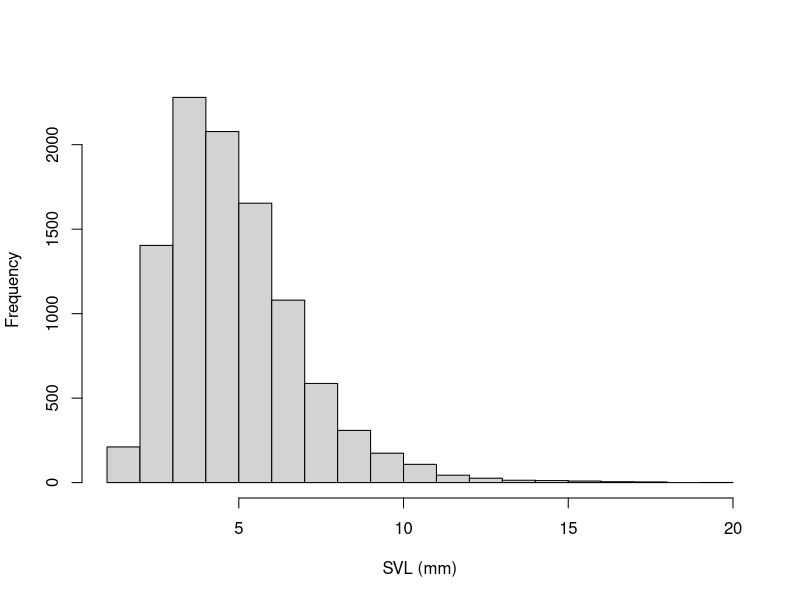
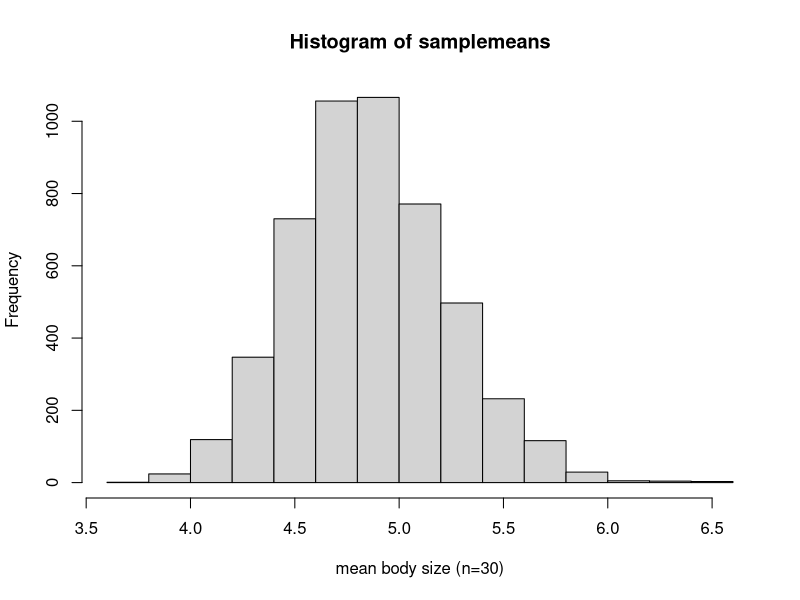
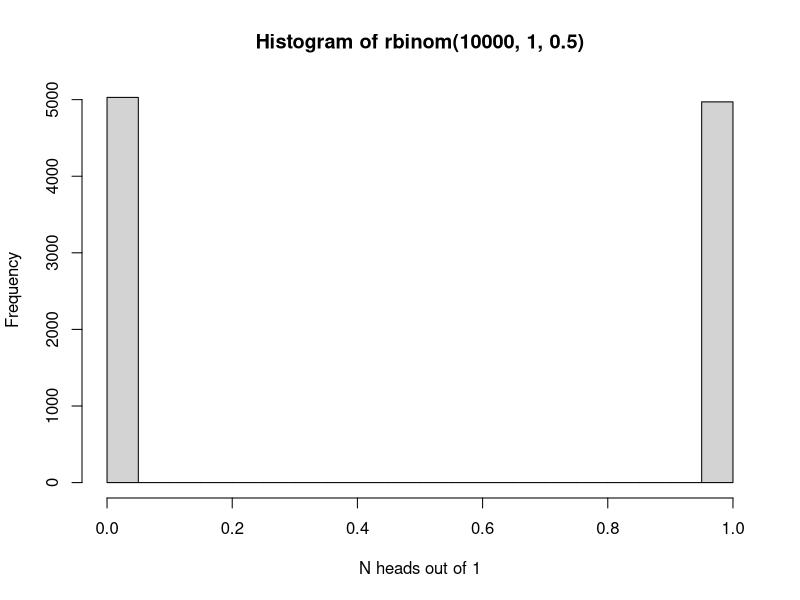
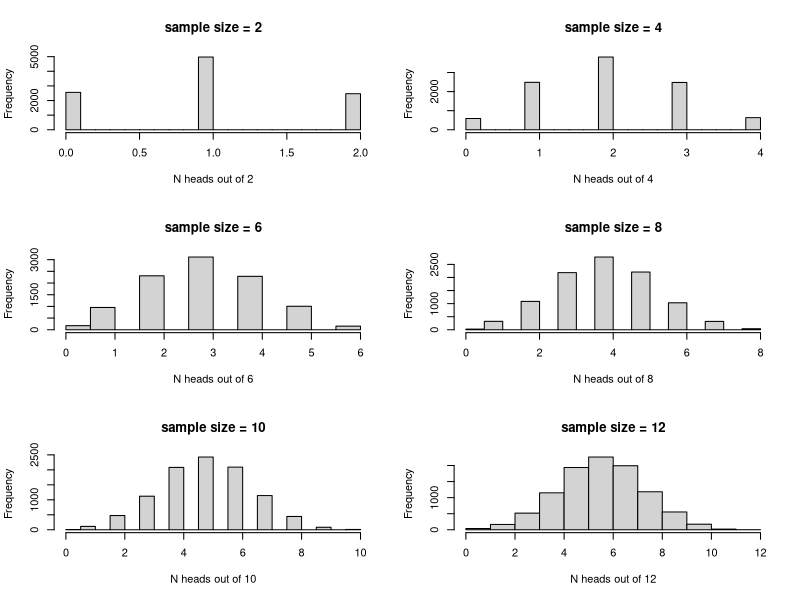
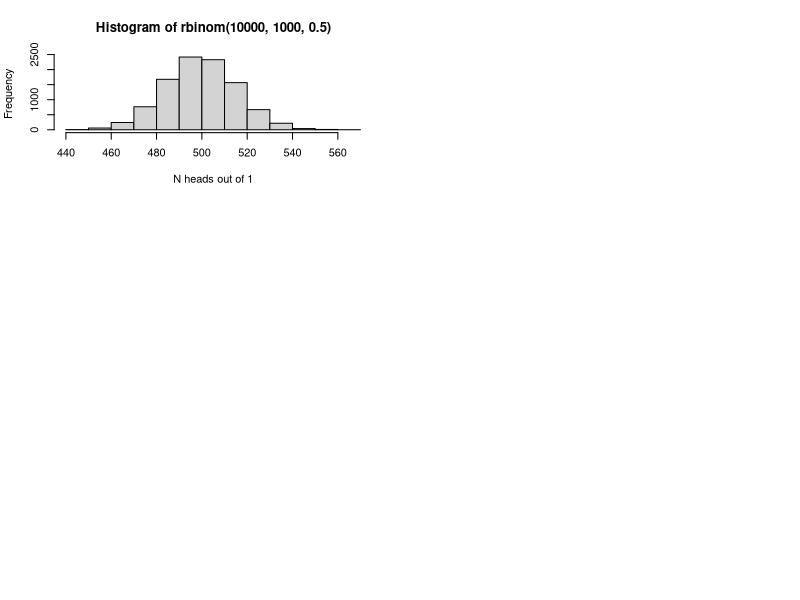
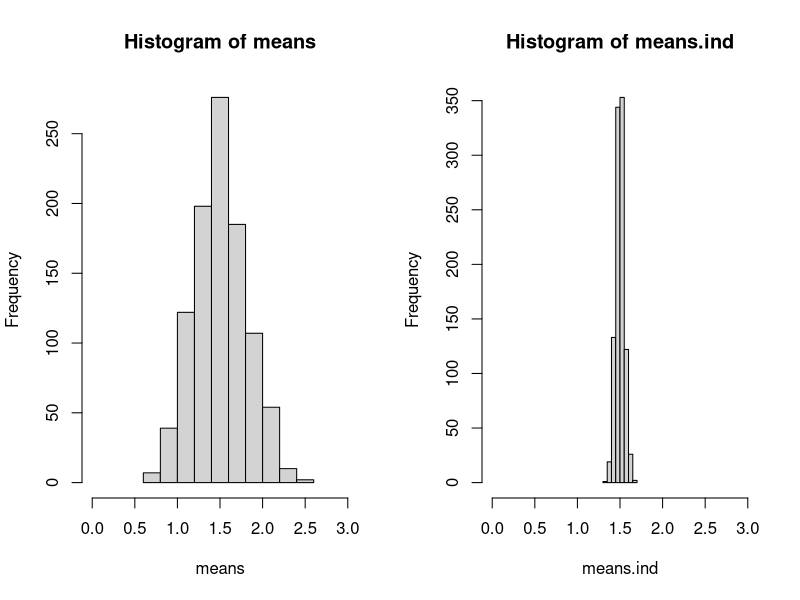
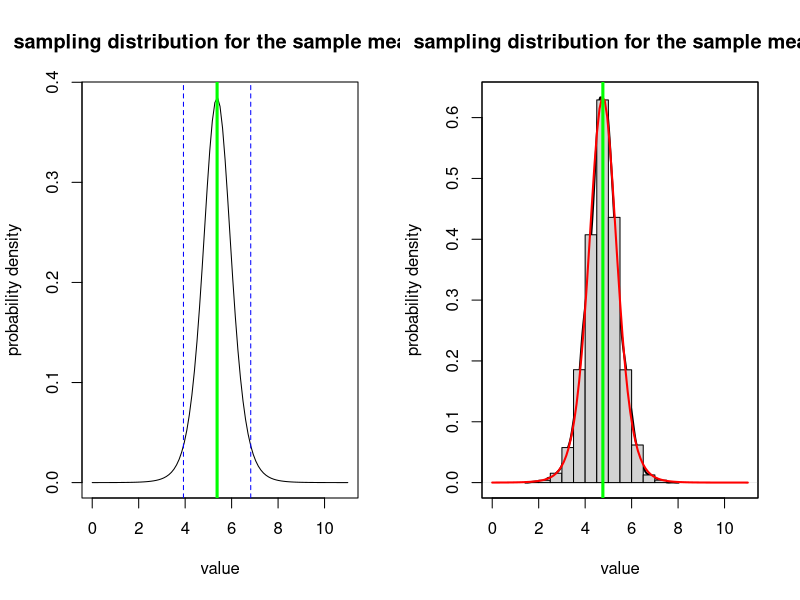
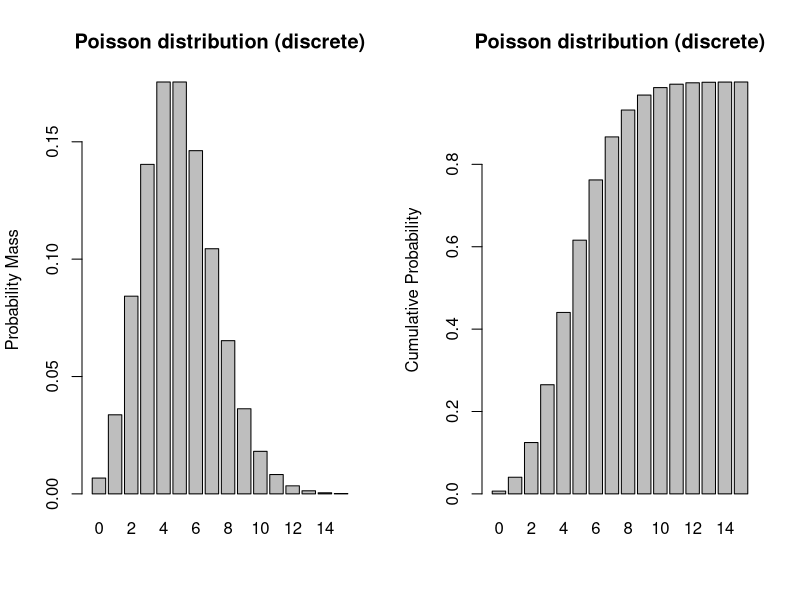

The R script that drew these images, in order:
## ---- chunk 1

knitr::opts_chunk$set(echo = TRUE, cache = TRUE)

## ---- chunk 2

##  NRES 710, Lecture 2                               
##    University of Nevada, Reno                       
##    Sampling distributions                                      

## ---- chunk 3

#### ALL FROGS IN CA

allfrogs.bodysize <- rlnorm(10000,1.5,0.4)        # statistical 'population'
hist(allfrogs.bodysize,main="",xlab="SVL (mm)")   # plot out histogram

truemean_SVL <- mean(allfrogs.bodysize)           # the 'parameter'
truemean_SVL 

## ---- chunk 4

mysample <- sample(allfrogs.bodysize,10)    # take sample of size 10 (10 frogs measured)
mean(mysample)   # compute the sample mean


## ---- chunk 5

mysample <- sample(allfrogs.bodysize,20)    # take sample of size 20 (20 frogs measured)
mean(mysample)   # compute the sample mean


## ---- chunk 6

lotsofsamples <- list()

for(s in 1:5000){
  lotsofsamples[[paste0("sample",s)]] <- sample(allfrogs.bodysize,30)    # take sample of size 30 (20 frogs measured)
}

lotsofsamples$sample1
lotsofsamples$sample99
lotsofsamples$sample732

## ---- chunk 7

samplemeans <- sapply(lotsofsamples,mean)

hist(samplemeans,xlab="mean body size (n=30)")

## ---- chunk 8

hist(rbinom(10000,1,.5),xlab="N heads out of 1")

## ---- chunk 9
par(mfrow=c(3,2))
for(i in seq(2,12,2)){
   hist(rbinom(10000,i,.5),main=paste0("sample size = ",i),xlab=sprintf("N heads out of %s",i)) 
}

## ---- chunk 10

hist(rbinom(10000,1000,.5),xlab="N heads out of 1")

## ---- chunk 11

# pseudoreplication demonstration

meansize.allfrogs <- 1.5    # population mean 
sdsize.allfrogs <- 0.5     # population sd
sdsize.amongpond <- 0.44   # standard deviation among ponds 

nponds <- 5000   # total number of ponds in the population
nfrogs.perpond <- 1000    # 1000 frogs in each pond


## ---- chunk 12

pondmeans <- rnorm(nponds,meansize.allfrogs,sdsize.amongpond)
 # hist(pondmeans)
allfrogs <- sapply(pondmeans, function(t) rnorm(nfrogs.perpond,t,sqrt(sdsize.allfrogs^2-sdsize.amongpond^2)) )
rownames(allfrogs) <- paste0("frog",1:(nfrogs.perpond))
colnames(allfrogs) <- paste0("pond",1:nponds)

  # confirm that population mean and standard deviation are as specified
sd(allfrogs)
mean(allfrogs)

## ---- chunk 13

nponds.sampled <- 2
nsamp.perpond <- 50 

ponds.sampled <- sample(1:nponds,nponds.sampled)
frogs.sampled <- replicate(nponds.sampled,sample(1:nfrogs.perpond,nsamp.perpond))

thissamp <- sapply(1:nponds.sampled,function(t) allfrogs[frogs.sampled[,t],ponds.sampled[t]])
rownames(thissamp) <- paste0("frog",1:(nsamp.perpond))
colnames(thissamp) <- paste0("pond",1:nponds.sampled)

head(thissamp)

## ---- chunk 14

test <- t.test(as.vector(thissamp),mu=1.5,alternative="greater")
test

## ---- chunk 15

means <- numeric(1000)
means.ind <- numeric(1000)

ttest <- numeric(1000)
ttest.ind <- numeric(1000)

for(scenario in 1:1000){
  ponds.sampled <- sample(1:nponds,nponds.sampled)
  frogs.sampled <- replicate(nponds.sampled,sample(1:nfrogs.perpond,nsamp.perpond))
  
  thissamp <- sapply(1:nponds.sampled,function(t) allfrogs[frogs.sampled[,t],ponds.sampled[t]])
  thissamp.ind <- matrix(sample(allfrogs,nsamp.perpond*nponds.sampled),ncol=nponds.sampled)
  
  means[scenario] <- mean(thissamp)
  means.ind[scenario] <- mean(thissamp.ind)
  
  test <- t.test(as.vector(thissamp),mu=1.5,alternative="greater")
  test.ind <- t.test(as.vector(thissamp.ind),mu=1.5,alternative="greater")
  
  ttest[scenario] <- test$p.value
  ttest.ind[scenario] <- test.ind$p.value
  
}



## ---- chunk 16

layout(matrix(1:2,nrow=1))
hist(means,xlim=c(0,3))
hist(means.ind,xlim=c(0,3))

length(which(ttest<0.05))/1000

length(which(ttest.ind<0.05))/1000

## ---- chunk 17

#######
# Sampling distribution: the sample mean

mysample <- c(4.1,3.5,3.7,6.6,8.0,5.4,7.3,4.4)
mysample
n <- length(mysample)    # sample size
sample.mean <- mean(mysample)  # sample mean
sample.stdev <- sd(mysample)   # sample standard deviation (r uses denominator of n-1 by default!)
std.error <- sample.stdev/sqrt(n) 

std.error 

## ---- chunk 18

sampdist <- function(x){dt((x-sample.mean)/std.error,n-1)}
curve(sampdist,0,11,ylab="probability density",xlab="value",main="sampling distribution for the sample mean!")
abline(v=sample.mean,col="green",lwd=3)
confint <- c(sample.mean+std.error*qt(0.025,n-1),sample.mean+std.error*qt(0.975,n-1))
abline(v=confint,col="blue",lty=2)

## ---- chunk 19

#######
# Sampling distribution: the sample mean #2 (brute force simulation version)

mysample <- c(4.1,1.5,3.7,6.6,8.0,4.5,5.3,4.4)
mysample
n <- length(mysample)    # sample size
sample.mean <- mean(mysample)  # sample mean
sample.stdev <- sd(mysample)   # sample standard deviation (r uses denominator of n-1 by default!)

simulated.samples <- list()
for(s in 1:10000){
  sd1 <- sqrt(sum((sample(mysample,length(mysample)-1,replace = T)-sample.mean)^2)/(length(mysample)-2))  # account for unknown standard deviation
  simulated.samples[[paste0("sample ",s)]] <- rnorm(n,sample.mean,sd1)
}
sampling.distribution <- sapply(simulated.samples,mean)

plot(density(sampling.distribution),xlim=c(0,11),ylab="probability density",xlab="value",main="sampling distribution for the sample mean!",lwd=2)    # plot the brute-force sampling distribution
hist(sampling.distribution,add=T,freq=F)
par(new=T)
curve(sampdist,0,11,xlim=c(0,11),xaxt="n",yaxt="n",xlab="",ylab="",col="red",lwd=2)  # official sampling distribution
abline(v=sample.mean,col="green",lwd=3)



## ---- chunk 20

# Probability distributions ---------------------

# Discrete probability distributions 

mean <- 5
rpois(10,mean)    # note: the random numbers sampled from this distribution have no decimal component

             # plot discrete probabilities of getting particular outcomes!
xvals <- seq(0,15,1)
probs <- dpois(xvals,lambda=mean)
names(probs) <- xvals
               
barplot(probs,ylab="Probability Mass",main="Poisson distribution (discrete)")

barplot(cumsum(probs),ylab="Cumulative Probability",main="Poisson distribution (discrete)")   # cumulative distribution

sum(probs)   # just to make sure it sums to 1!  Does it???

## ---- chunk 21

# continuous distributions

shape1 = 0.5
shape2 = 0.5

rbeta(10,shape1,shape2)   # generate 10 random numbers from a continuous distribution

curve(dbeta(x,shape1,shape2),ylab="probability density",xlab="possibilities")   # probability density function (PDF)

curve(pbeta(x,shape1,shape2),ylab="cumulative probability",xlab="possibilities")   # cumulative distribution

integrate(f=dbeta,lower=0,upper=1,shape1=shape1,shape2=shape2)    # just to make sure it integrates to 1!!

## ---- chunk 22

# random number generators

rnorm(10)    # generate 10 random numbers from a standard normal distribution
rnorm(5,25,5)  # generate 5 random numbers from a normal distribution with mean=25 and sd=5
rpois(8,18)  # generate 8 random numbers from a poisson distribution with mean=18

## ---- chunk 23

## probability density function example 

curve(dt(x,8),-4,4,xlab="possibilities",ylab='relative probability (prob density)')

## ---- chunk 24

## probability mass function example 

x <- barplot(sapply(0:10,function(t) dpois(t,2)),xlab="possibilities",ylab='probability')
axis(1,at=x,labels=0:10)

## ---- chunk 25

## cumulative distribution function  

    # for continuous distribution
curve(pt(x,df=8),-4,4,xlab="possibilities",ylab='cumulative probability')

    # for discrete distribution
x <- barplot(sapply(0:10,function(t) ppois(t,2)),xlab="possibilities",ylab='cumulative probability')
axis(1,at=x,labels=0:10)

## ---- chunk 26

## quantile function  

    # for continuous distribution
curve(qt(x,df=8),0,1,xlab="cumulative probability",ylab='quantile')

    # for discrete distribution
curve(qpois(x,4),0,1,xlab="cumulative probability",ylab='quantile')

## ---- chunk 27

# Binomial

size <- 10
prob <- 0.3
rbinom(10,size,prob)

xvals <- seq(0,size,1)
probs <- dbinom(xvals,size,prob)
names(probs) <- xvals
               
barplot(probs,ylab="Probability",main="Binomial distribution")

barplot(cumsum(probs),ylab="Cumulative Probability",main="Binomial distribution")   # cumulative distribution

sum(probs)   # just to make sure it sums to 1!  Does it???

## ---- chunk 28

# Gaussian (normal)

mean = 7.1
stdev = 1.9

rnorm(10,mean,stdev)

curve(dnorm(x,mean,stdev),0,15)   # probability density

curve(pnorm(x,mean,stdev),0,15)   # cumulative distribution

integrate(f=dnorm,lower=-Inf,upper=Inf,mean=mean,sd=stdev)    # just to make sure it integrates to 1!!


## ---- chunk 29

# t distribution

df = 6

rt(10,df)     # random numbers from the t distribution

curve(dt(x,df),-4,4)   # probability density

curve(pt(x,df),-4,4)   # cumulative distribution

integrate(f=dt,lower=-Inf,upper=Inf,df=df)    # just to make sure it integrates to 1!!


## ---- chunk 30

# Chi-squared distribution

df = 6

rchisq(10,df)     # random numbers from the chi squared distribution

curve(dchisq(x,df),0,15)   # probability density

curve(pchisq(x,df),0,15)   # cumulative distribution

integrate(f=dchisq,lower=0,upper=Inf,df=df)    # just to make sure it integrates to 1!!


